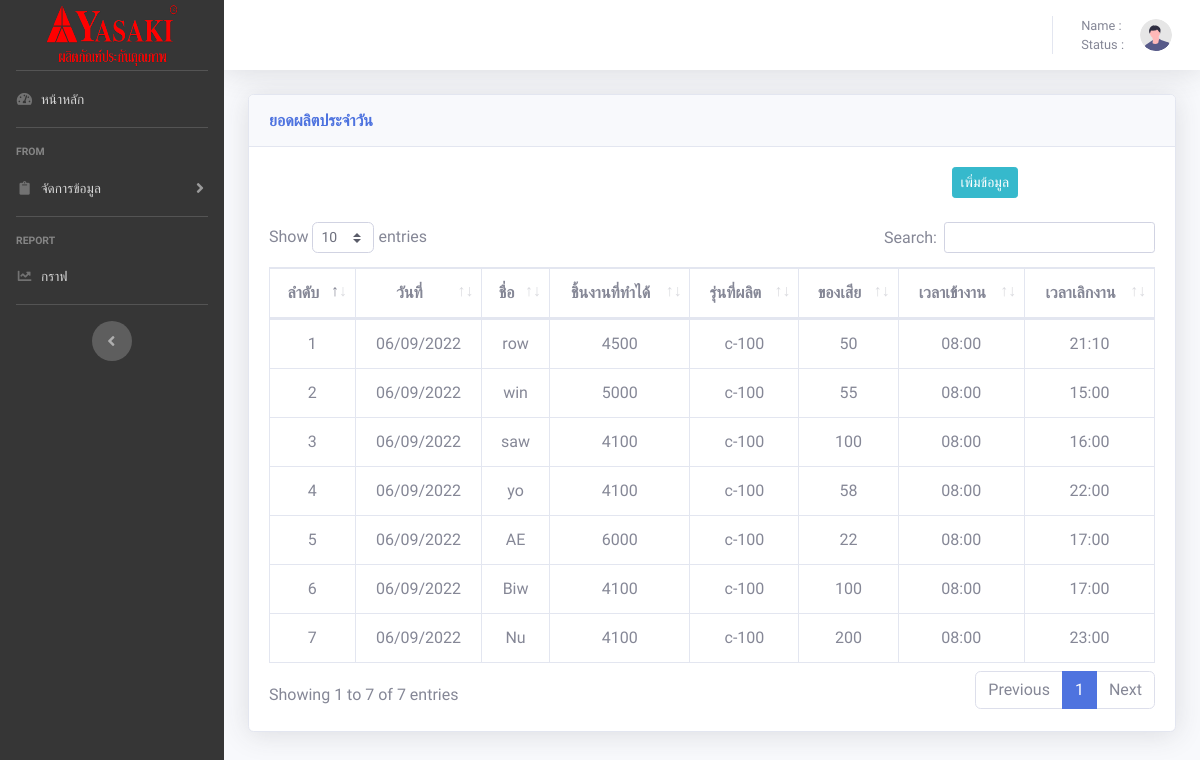
Page /tables.php on the earlier database version.
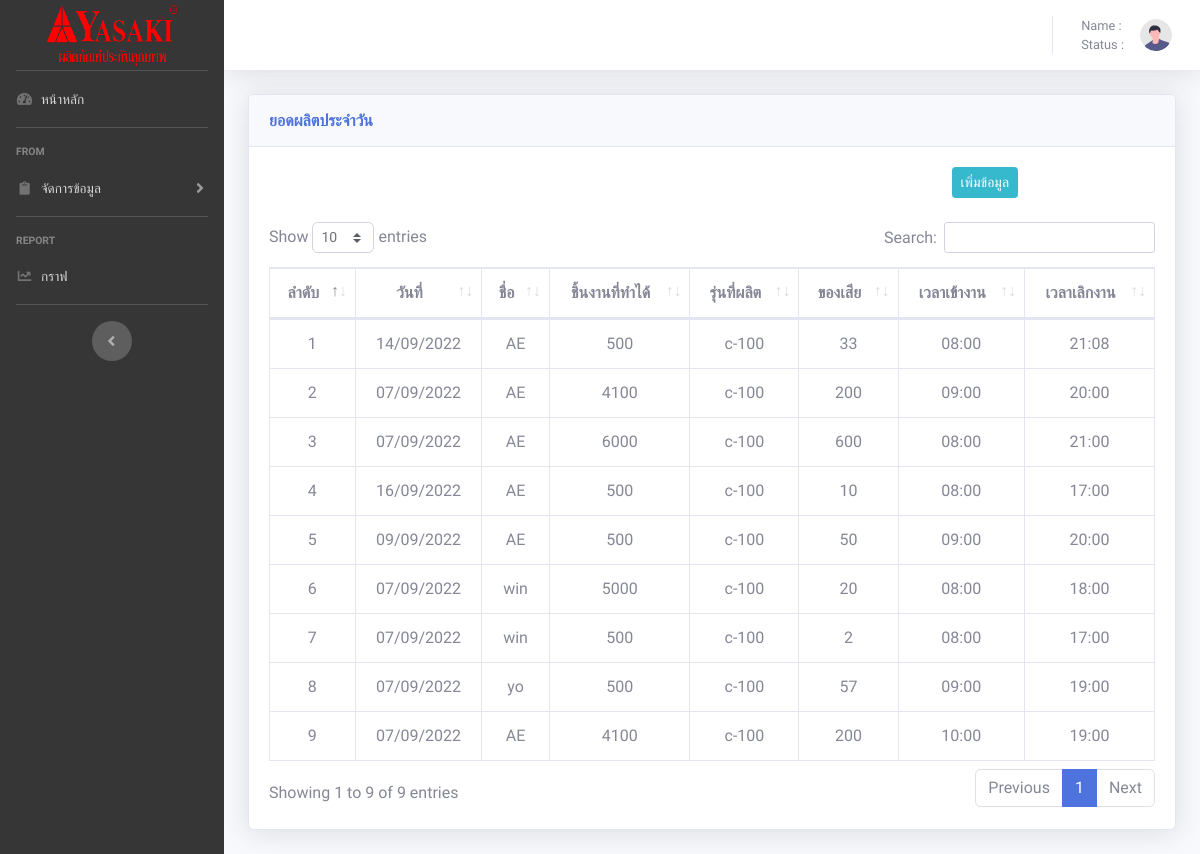
Same page on the later database version.
### tables this page shows
CREATE TABLE `employee` (
  `E_id` int(20) NOT NULL,
  `EName` varchar(20) NOT NULL,
  `Nmac` varchar(50) NOT NULL,
  `Econ` int(20) NOT NULL,
  `Epro` varchar(20) NOT NULL,
  `Edel` int(11) NOT NULL,
  `Etime` varchar(20) NOT NULL,
  `Etimet` varchar(20) NOT NULL,
  `DATE` date NOT NULL
);

### tables.php (the view, shortened to what the changed rows need)
<!DOCTYPE html>
<html lang="en">
<head>
    <link href="vendor/fontawesome-free/css/all.min.css" rel="stylesheet" type="text/css">
    <link href="css/sb-admin-2.min.css" rel="stylesheet">
    <link href="vendor/datatables/dataTables.bootstrap4.min.css" rel="stylesheet">
</head>
<body id="page-top" style="font-family: 'Pridi', serif;">
    <div id="wrapper">
        <div id="content-wrapper" class="d-flex flex-column">
            <div id="content">
                <div class="container-fluid">
                    <div class="card shadow mb-4">
                        <div class="card-body">
                            <div class="row mb-4">
                                <div class="col-6"></div>
                                <div class="col-6">
                                </div>
                            </div>
                            <div class="table-responsive">
                                <table class="table table-bordered text-center" id="dataTable" width="100%" cellspacing="0">
                                    <thead>
                                        <tr>
                                            <th>ลำดับ</th>
                                            <th>วันที่</th>
                                            <th>ชื่อ</th>
                                            <th>ชิ้นงานที่ทำได้</th>
                                            <th>รุ่นที่ผลิต</th>
                                            <th>ของเสีย</th>
                                            <th>เวลาเข้างาน</th>
                                            <th>เวลาเลิกงาน</th>
                                        </tr>
                                    </thead>
                                    <?php
                                    require('config.php');
                                    mysqli_query($conn, 'SET NAMES UTF8');
                                    $sql = "SELECT * FROM employee ";
                                    $query = mysqli_query($conn, $sql);
                                    $n1 = 0;
                                    while ($value = mysqli_fetch_array($query)) {
                                        $d = date_create($value['DATE']);
                                        $d1 = date_format($d, "d/m/Y");
                                        $n1++;
                                        echo '<tr>
                    <td>' . $n1 . '</td>
                    <td>' . $d1 . '</td>
                    <td>' . $value['EName'] . '</td>
                    <td>' . $value['Econ'] . '</td>
                    <td>' . $value['Epro'] . '</td>
                    <td>' . $value['Edel'] . '</td>
                    <td>' . $value['Etime'] . '</td>
                    <td>' . $value['Etimet'] . '</td>
                </tr>';
                                    }
                                    ?>
                                </table>
                            </div>
                        </div>
                    </div>
                </div>
            </div>
        </div>
    </div>
</body>
</html>

Differences in the rows shown:
removed employee: DATE "06/09/2022", EName "row", Econ "4500", Epro "c-100", Edel "50", Etime "08:00", Etimet "21:10"
removed employee: DATE "06/09/2022", EName "win", Econ "5000", Epro "c-100", Edel "55", Etime "08:00", Etimet "15:00"
removed employee: DATE "06/09/2022", EName "saw", Econ "4100", Epro "c-100", Edel "100", Etime "08:00", Etimet "16:00"
removed employee: DATE "06/09/2022", EName "yo", Econ "4100", Epro "c-100", Edel "58", Etime "08:00", Etimet "22:00"
removed employee: DATE "06/09/2022", EName "AE", Econ "6000", Epro "c-100", Edel "22", Etime "08:00", Etimet "17:00"
removed employee: DATE "06/09/2022", EName "Biw", Econ "4100", Epro "c-100", Edel "100", Etime "08:00", Etimet "17:00"
removed employee: DATE "06/09/2022", EName "Nu", Econ "4100", Epro "c-100", Edel "200", Etime "08:00", Etimet "23:00"
added employee: DATE "14/09/2022", EName "AE", Econ "500", Epro "c-100", Edel "33", Etime "08:00", Etimet "21:08"
added employee: DATE "07/09/2022", EName "AE", Econ "4100", Epro "c-100", Edel "200", Etime "09:00", Etimet "20:00"
added employee: DATE "07/09/2022", EName "AE", Econ "6000", Epro "c-100", Edel "600", Etime "08:00", Etimet "21:00"
added employee: DATE "16/09/2022", EName "AE", Econ "500", Epro "c-100", Edel "10", Etime "08:00", Etimet "17:00"
added employee: DATE "09/09/2022", EName "AE", Econ "500", Epro "c-100", Edel "50", Etime "09:00", Etimet "20:00"
added employee: DATE "07/09/2022", EName "win", Econ "5000", Epro "c-100", Edel "20", Etime "08:00", Etimet "18:00"
added employee: DATE "07/09/2022", EName "win", Econ "500", Epro "c-100", Edel "2", Etime "08:00", Etimet "17:00"
added employee: DATE "07/09/2022", EName "yo", Econ "500", Epro "c-100", Edel "57", Etime "09:00", Etimet "19:00"
added employee: DATE "07/09/2022", EName "AE", Econ "4100", Epro "c-100", Edel "200", Etime "10:00", Etimet "19:00"
Other differences:
text written by a page script: "Show entries Search: Showing 1 to 7 of 7 entries Previous 1 Next" → "Show entries Search: Showing 1 to 9 of 9 entries Previous 1 Next"
